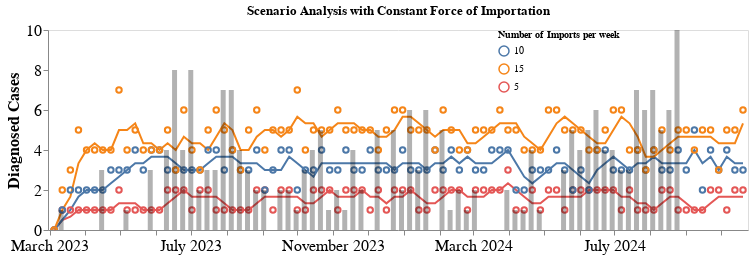

The notebook cell saved with this chart:
### Code cell
# Altair Chart with rolling mean
chart = alt.Chart(scenario_intro_long).transform_window(
    # Calculate rolling mean
    rolling_mean='mean(value)',
    # Define frame for rolling mean (e.g., previous 2 rows and current row)
    frame=[-2, 0],
    # Group by 'group' and order by 'time'
    groupby=['variable'],
    sort=[alt.SortField('date', order='ascending')]
).mark_line().encode(
    x='date:T',
    y='rolling_mean:Q',
    color=alt.Color('variable:N', legend=alt.Legend(title= "Number of Imports per week",offset = -250, labelFontSize = 10, titleFontSize = 10)),  # Different colors for different groups
).properties(
    title="Scenario Analysis with Constant Force of Importation",
    width=700,
    height=200
)

chart +scenario_intro_plot + cases_bar

### Figure 1 — Vega-Lite specification as saved in the notebook (floating-point values rounded to 4 significant figures; data arrays with more than 128 entries replaced by an {"elided": "..."} marker saying what was removed)
{"config": {"view": {"continuousWidth": 400, "continuousHeight": 300}}, "layer": [{"mark": "line", "encoding": {"color": {"field": "variable", "legend": {"labelFontSize": 10, "offset": -250, "title": "Number of Imports per week", "titleFontSize": 10}, "type": "nominal"}, "x": {"field": "date", "type": "temporal"}, "y": {"field": "rolling_mean", "type": "quantitative"}}, "height": 200, "title": "Scenario Analysis with Constant Force of Importation", "transform": [{"window": [{"op": "mean", "field": "value", "as": "rolling_mean"}], "frame": [-2, 0], "groupby": ["variable"], "sort": [{"field": "date", "order": "ascending"}]}], "width": 700}, {"mark": {"type": "point", "clip": true, "color": "#f58518", "interpolate": "monotone", "opacity": 1}, "encoding": {"color": {"field": "variable", "legend": {"labelFontSize": 10, "offset": -100, "title": "", "titleFontSize": 10}, "type": "nominal"}, "x": {"axis": {"format": "%B %Y", "grid": false, "tickCount": "month", "title": ""}, "field": "date", "type": "temporal"}, "y": {"axis": {"grid": false, "labelFontSize": 16, "title": "Diagnosed Cases"}, "field": "value", "stack": false, "type": "quantitative"}}, "height": 300, "title": "", "width": 800}, {"data": {"name": "data-fb138dd0048f9fddac0a6d762cea6025"}, "mark": {"type": "bar", "clip": true, "color": "black", "interpolate": "monotone", "opacity": 0.3}, "encoding": {"x": {"axis": {"format": "%B %Y", "grid": false, "labelFontSize": 16, "tickCount": "month", "title": ""}, "field": "date", "type": "temporal"}, "y": {"axis": {"grid": false, "title": "Diagnosed Cases", "titleFontSize": 16}, "field": "Empirical # of diagnosed cases", "stack": false, "type": "quantitative"}}, "height": 300, "title": "", "width": 800}], "data": {"name": "data-4e1c17fcfb499fb2c2a6be380b9105ce"}, "$schema": "https://vega.github.io/schema/vega-lite/v4.17.0.json", "datasets": {"data-4e1c17fcfb499fb2c2a6be380b9105ce": {"elided": "258 records"}, "data-fb138dd0048f9fddac0a6d762cea6025": [{"date": "2023-03-04T00:00:00", "Empirical # of diagnosed cases": 0}, {"date": "2023-03-11T00:00:00", "Empirical # of diagnosed cases": 1}, {"date": "2023-03-18T00:00:00", "Empirical # of diagnosed cases": 0}, {"date": "2023-03-25T00:00:00", "Empirical # of diagnosed cases": 0}, {"date": "2023-04-01T00:00:00", "Empirical # of diagnosed cases": 0}, {"date": "2023-04-08T00:00:00", "Empirical # of diagnosed cases": 0}, {"date": "2023-04-15T00:00:00", "Empirical # of diagnosed cases": 3}, {"date": "2023-04-22T00:00:00", "Empirical # of diagnosed cases": 0}, {"date": "2023-04-29T00:00:00", "Empirical # of diagnosed cases": 0}, {"date": "2023-05-06T00:00:00", "Empirical # of diagnosed cases": 1}, {"date": "2023-05-13T00:00:00", "Empirical # of diagnosed cases": 0}, {"date": "2023-05-20T00:00:00", "Empirical # of diagnosed cases": 0}, {"date": "2023-05-27T00:00:00", "Empirical # of diagnosed cases": 3}, {"date": "2023-06-03T00:00:00", "Empirical # of diagnosed cases": 0}, {"date": "2023-06-10T00:00:00", "Empirical # of diagnosed cases": 4}, {"date": "2023-06-17T00:00:00", "Empirical # of diagnosed cases": 8}, {"date": "2023-06-24T00:00:00", "Empirical # of diagnosed cases": 4}, {"date": "2023-07-01T00:00:00", "Empirical # of diagnosed cases": 8}, {"date": "2023-07-08T00:00:00", "Empirical # of diagnosed cases": 2}, {"date": "2023-07-15T00:00:00", "Empirical # of diagnosed cases": 3}, {"date": "2023-07-22T00:00:00", "Empirical # of diagnosed cases": 3}, {"date": "2023-07-29T00:00:00", "Empirical # of diagnosed cases": 7}, {"date": "2023-08-05T00:00:00", "Empirical # of diagnosed cases": 7}, {"date": "2023-08-12T00:00:00", "Empirical # of diagnosed cases": 4}, {"date": "2023-08-19T00:00:00", "Empirical # of diagnosed cases": 3}, {"date": "2023-08-26T00:00:00", "Empirical # of diagnosed cases": 2}, {"date": "2023-09-02T00:00:00", "Empirical # of diagnosed cases": 2}, {"date": "2023-09-09T00:00:00", "Empirical # of diagnosed cases": 0}, {"date": "2023-09-16T00:00:00", "Empirical # of diagnosed cases": 2}, {"date": "2023-09-23T00:00:00", "Empirical # of diagnosed cases": 2}, {"date": "2023-09-30T00:00:00", "Empirical # of diagnosed cases": 1}, {"date": "2023-10-07T00:00:00", "Empirical # of diagnosed cases": 3}, {"date": "2023-10-14T00:00:00", "Empirical # of diagnosed cases": 4}, {"date": "2023-10-21T00:00:00", "Empirical # of diagnosed cases": 5}, {"date": "2023-10-28T00:00:00", "Empirical # of diagnosed cases": 1}, {"date": "2023-11-04T00:00:00", "Empirical # of diagnosed cases": 2}, {"date": "2023-11-11T00:00:00", "Empirical # of diagnosed cases": 1}, {"date": "2023-11-18T00:00:00", "Empirical # of diagnosed cases": 4}, {"date": "2023-11-25T00:00:00", "Empirical # of diagnosed cases": 2}, {"date": "2023-12-02T00:00:00", "Empirical # of diagnosed cases": 0}, {"date": "2023-12-09T00:00:00", "Empirical # of diagnosed cases": 5}, {"date": "2023-12-16T00:00:00", "Empirical # of diagnosed cases": 0}, {"date": "2023-12-23T00:00:00", "Empirical # of diagnosed cases": 5}, {"date": "2023-12-30T00:00:00", "Empirical # of diagnosed cases": 2}, {"date": "2024-01-06T00:00:00", "Empirical # of diagnosed cases": 6}, {"date": "2024-01-13T00:00:00", "Empirical # of diagnosed cases": 3}, {"date": "2024-01-20T00:00:00", "Empirical # of diagnosed cases": 6}, {"date": "2024-01-27T00:00:00", "Empirical # of diagnosed cases": 0}, {"date": "2024-02-03T00:00:00", "Empirical # of diagnosed cases": 5}, {"date": "2024-02-10T00:00:00", "Empirical # of diagnosed cases": 1}, {"date": "2024-02-17T00:00:00", "Empirical # of diagnosed cases": 2}, {"date": "2024-02-24T00:00:00", "Empirical # of diagnosed cases": 1}, {"date": "2024-03-02T00:00:00", "Empirical # of diagnosed cases": 2}, {"date": "2024-03-09T00:00:00", "Empirical # of diagnosed cases": 0}, {"date": "2024-03-16T00:00:00", "Empirical # of diagnosed cases": 0}, {"date": "2024-03-23T00:00:00", "Empirical # of diagnosed cases": 0}, {"date": "2024-03-30T00:00:00", "Empirical # of diagnosed cases": 2}, {"date": "2024-04-06T00:00:00", "Empirical # of diagnosed cases": 1}, {"date": "2024-04-13T00:00:00", "Empirical # of diagnosed cases": 1}, {"date": "2024-04-20T00:00:00", "Empirical # of diagnosed cases": 4}, {"date": "2024-04-27T00:00:00", "Empirical # of diagnosed cases": 1}, {"date": "2024-05-04T00:00:00", "Empirical # of diagnosed cases": 0}, {"date": "2024-05-11T00:00:00", "Empirical # of diagnosed cases": 0}, {"date": "2024-05-18T00:00:00", "Empirical # of diagnosed cases": 3}, {"date": "2024-05-25T00:00:00", "Empirical # of diagnosed cases": 5}, {"date": "2024-06-01T00:00:00", "Empirical # of diagnosed cases": 4}, {"date": "2024-06-08T00:00:00", "Empirical # of diagnosed cases": 5}, {"date": "2024-06-15T00:00:00", "Empirical # of diagnosed cases": 6}, {"date": "2024-06-22T00:00:00", "Empirical # of diagnosed cases": 4}, {"date": "2024-06-29T00:00:00", "Empirical # of diagnosed cases": 4}, {"date": "2024-07-06T00:00:00", "Empirical # of diagnosed cases": 3}, {"date": "2024-07-13T00:00:00", "Empirical # of diagnosed cases": 3}, {"date": "2024-07-20T00:00:00", "Empirical # of diagnosed cases": 7}, {"date": "2024-07-27T00:00:00", "Empirical # of diagnosed cases": 6}, {"date": "2024-08-03T00:00:00", "Empirical # of diagnosed cases": 7}, {"date": "2024-08-10T00:00:00", "Empirical # of diagnosed cases": 5}, {"date": "2024-08-17T00:00:00", "Empirical # of diagnosed cases": 6}, {"date": "2024-08-24T00:00:00", "Empirical # of diagnosed cases": 10}]}}
